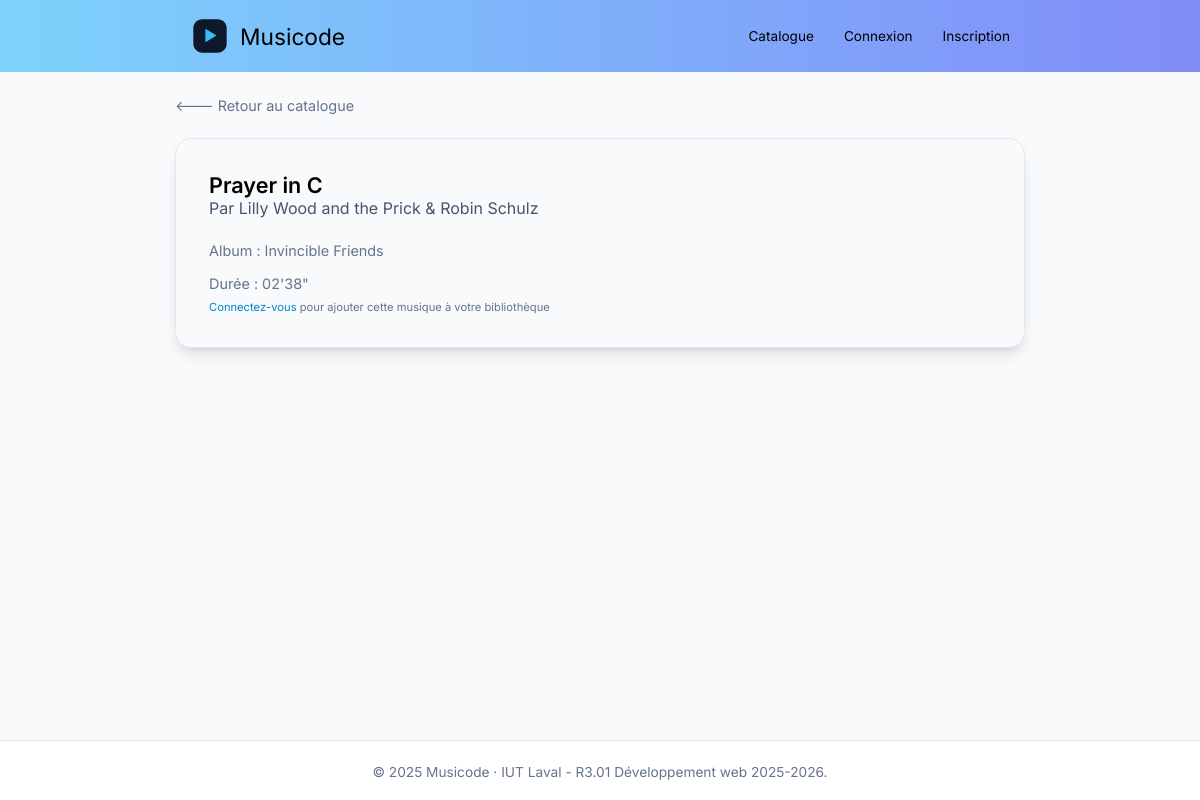
Page /musique?id=1 on the committed database.
### tables this page shows
CREATE TABLE `musique` (
  `Id_Musique` SMALLINT(6) NOT NULL AUTO_INCREMENT,
  `Titre_Musique` VARCHAR(50) NOT NULL,
  `Artiste_Musique` VARCHAR(50) NOT NULL,
  `Album_Musique` VARCHAR(50) DEFAULT NULL,
  `Duree_Musique` INT(11) NOT NULL,
  PRIMARY KEY (`Id_Musique`)
);

### controllers/musique.php (called while the page is built, shortened)
<?php
$musicId = (int) $_GET['id'];
require_once 'models/musique.php';
$isConnected = isset($_SESSION['user']);
$musique = getOneMusic($conn, $musicId);
$seconds = (int) $musique['duration'];
$musique['duration'] = [
    'minutes' => intdiv($seconds, 60),
    'seconds' => $seconds % 60
];
require 'views/header.php';
require 'views/musique.php';
require 'views/footer.php';
?>

### models/musique.php (called while the page is built, shortened)
<?php
function getOneMusic($conn, $musicId)
{
    $sql = "SELECT Id_Musique, Titre_Musique as titre, Artiste_Musique as artist, Album_Musique as album, Duree_Musique as duration FROM musique WHERE Id_Musique = ?";
    $stmt = $conn->prepare($sql);
    $stmt->bind_param("i", $musicId);
    $stmt->execute();
    $result = $stmt->get_result();
    $row = $result->fetch_assoc();
    return $row;
}
?>

### views/musique.php (the view, shortened to what this page needs)
<main>
    <div class="grid24px">
        <a href="home" class="returnlink">🡐 Retour au catalogue</a>
        <div class="musicCard">
            <div>
                <h3><?= htmlspecialchars($musique['titre']) ?></h3>
                <p class="musicCardArtist">Par <?= htmlspecialchars($musique['artist']) ?> </p>
            </div>
            <?php if (isset($musique['album']) && !empty($musique['album'])): ?>
                    <p class="musicCardAlbum">Album : <?= htmlspecialchars($musique['album']) ?></p>
            <?php endif; ?>
            <p class="musicCardTime">
                Durée : <?= sprintf("%02d", $musique['duration']['minutes']) ?>'<?= sprintf("%02d", $musique['duration']['seconds']) ?>"
            </p>
            <?php if ($isConnected): ?>
                <?php if ($isInLibrary): ?>
                    <div class="in-library">
                        <p class="connectMessage">Cette musique est dans votre bibliothèque</p>
                        <!-- <?php if ($userNote !== null): ?>
                            <p><strong>Votre note :</strong> <?= $userNote ?>/5</p>
                        <?php endif; ?>
                        <form action="update_note" method="POST" class="note-form">
                            <label for="note">Modifier la note :</label>
                            <input
                                type="number"
                                id="note"
                                name="note"
                                min="0"
                                max="5"
                                step="1"
                                value="<?= $userNote ?? '' ?>"
                                placeholder="0-5"
                            >
                            <input type="hidden" name="id_musique" value="<?= $musique['Id_Musique'] ?>">
                            <input type="hidden" name="redirect" value="fiche_musique">
                            <button type="submit" class="btn-connection">Mettre à jour</button>
                        </form> -->
                        <form action="remove" method="POST">
                            <input type="hidden" name="id_musique" value="<?= $musique['Id_Musique'] ?>">
                            <input type="hidden" name="redirect" value="catalogue">
                            <button type="submit" class="btn-connection btn-pad">Retirer de ma bibliothèque</button>
                        </form>
                    </div>
                <?php else: ?>
                    <form method="POST" action="ajouterMusique">
                        <input type="hidden" name="musicId" value="<?= $musique['Id_Musique'] ?>">
                        <input type="hidden" name="redirect" value="fiche_musique">
                        <button type="submit" class="btn-connection btn-pad">Ajouter à ma bibliothèque</button>
                    </form>
                <?php endif; ?>
            <?php else: ?>
                <p class="connectMessage">
                    <a href="connexion" class="link-creation">Connectez-vous</a> pour ajouter cette musique à votre bibliothèque
                </p>
            <?php endif; ?>
        </div>
    </div>
</main>

### style.css (style rules this page uses)
* { margin: 0; padding: 0; box-sizing: border-box; font-family: Inter; font-weight: 600; }
body { min-height: 100vh; color: black; background-color: #F8FAFC; display: grid; grid-template-rows: auto 1fr auto; }
main { padding: 0 175px; }
.grid24px { display: grid; grid-template-columns: 1fr; gap: 24px; }
.connectMessage { color:#64748B; font-weight: 400; font-size: 0.7rem; }
.link-creation { color:#0284C7; text-decoration: none; font-weight: 400; }
.returnlink { color:#64748B; font-weight: 400; font-size: 0.9rem; text-decoration: none; }
.musicCard { display: grid; grid-template-columns: 1fr; padding: 33px; gap: 8px; border: #E2E8F0 1px solid; border-radius: 16px; box-shadow: 0 4px 6px -4px rgba(0,0,0,0.1), 0 10px 15px -3px rgba(0,0,0,0.1); }
h3 { font-size: 1.35rem; }
.musicCardArtist { color:#475569; font-weight: 400; }
.musicCardAlbum, .musicCardTime { color:#64748B; font-weight: 400; font-size: 0.9rem; }
.musicCardAlbum { padding-top: 16px; }
.musicCardTime { padding-top: 8px; }

### rows in the picture
musique: Titre_Musique "Prayer in C", Artiste_Musique "Lilly Wood and the Prick & Robin Schulz", Album_Musique "Invincible Friends"

### other values in the picture
$musique['duration']['minutes'] "02"
$musique['duration']['seconds'] "38"
